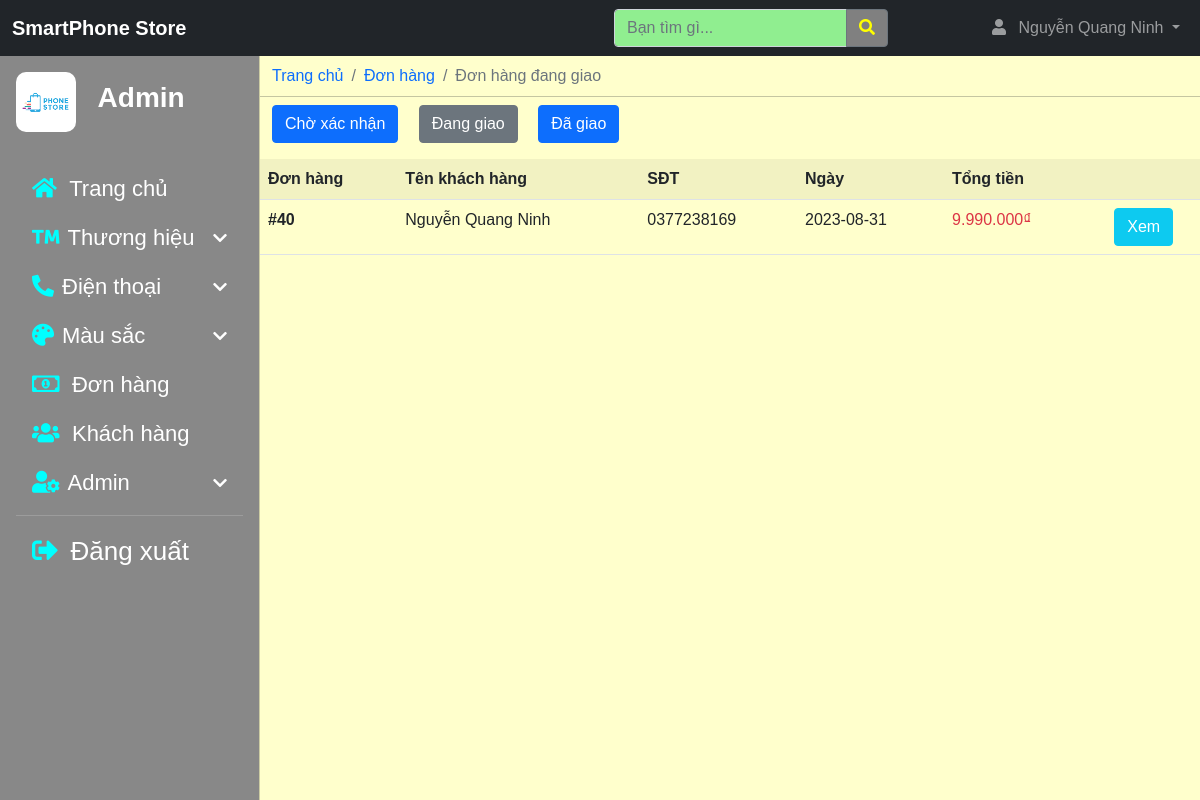
Screenshot of /administrator/index.php?delivering_orders (signed in) with the database file from the repository.
### tables this page shows
CREATE TABLE `customer_orders` (
  `order_id` int(10) NOT NULL COMMENT 'mã order',
  `customer_id` int(10) NOT NULL,
  `total_price` int(50) NOT NULL,
  `order_date` date NOT NULL,
  `status` text NOT NULL,
  `order_no` int(10) NOT NULL,
  `receiver` varchar(255) NOT NULL,
  `receiver_sex` varchar(10) NOT NULL,
  `receiver_phone` varchar(255) NOT NULL,
  `delivery_location` text NOT NULL,
  `payment_type` varchar(500) NOT NULL,
  `received_date` date NOT NULL
);

CREATE TABLE `customer` (
  `customer_id` int(11) NOT NULL,
  `customer_name` varchar(255) NOT NULL,
  `customer_sex` varchar(50) NOT NULL,
  `customer_email` varchar(255) NOT NULL,
  `customer_phone` text NOT NULL,
  `customer_address` text NOT NULL,
  `customer_user_name` text NOT NULL,
  `customer_password` int(11) NOT NULL,
  `customer_img` text NOT NULL,
  `account_status` varchar(255) NOT NULL
);

### administrator/functions/functions.php (called while the page is built)
<?php
if (!function_exists('currency_format')) {
    function currency_format($number, $suffix = '₫') {
        if (!empty($number)) {
            return number_format($number, 0, ',', '.') . "{$suffix}";
        }
    }
  }
?>

### administrator/delivering_orders.php (the view)
<div class="row">
    <div class="col-md-12">
        <nav aria-label="breadcrumb">
            <ol class="breadcrumb">
            <li class="breadcrumb-item"><a class="breadcrumb-link" href="index.php?dashboard">Trang chủ</a></li>
              <li class="breadcrumb-item"><a class="breadcrumb-link" href="index.php?pending_orders">Đơn hàng</a></li>
              <li class="breadcrumb-item active" aria-current="page">Đơn hàng đang giao</li>
            </ol>
          </nav>
    </div>
    <hr class="dropdown-divider">
    <p>
        <a href="index.php?pending_orders" class = "btn btn-primary text-white me-3">Chờ xác nhận</a>
        <a href="" class = "btn btn-secondary text-white me-3">Đang giao</a>
        <a href="index.php?delivered_orders" class = "btn btn-primary text-white me-3">Đã giao</a>
    </p>
    <table class="table table-striped table-hover">
    <tr>
        <th scope="col">Đơn hàng</th>
        <th scope="col">Tên khách hàng</th>
        <th scope="col">SĐT</th>
        <th scope="col">Ngày</th>
        <th scope="col">Tổng tiền</th>
        <th scope="col"></th>
    </tr>
    <?php
        $get_pending_orders = "select * from customer_orders where status = 'Đang giao'";
        $run_pending_orders = mysqli_query($conn, $get_pending_orders);
        while($row_pending_orders = mysqli_fetch_array($run_pending_orders)){
            $order_id = $row_pending_orders['order_id'];
            $customer_id = $row_pending_orders['customer_id'];
            $order_date = $row_pending_orders['order_date'];
            $total_price = $row_pending_orders['total_price'];
            $total_price_format = currency_format($total_price);
            $get_customer = "select * from customer where customer_id = '$customer_id'";
            $run_customer = mysqli_query($conn, $get_customer);
            $row_customer = mysqli_fetch_array($run_customer);
            $customer_name = $row_customer['customer_name'];
            $customer_phone = $row_customer['customer_phone'];
    ?>
    <tr>
        <th scope="row">#<?php echo $order_id; ?></th>
        <td><?php echo $customer_name ?></td>
        <td><?php echo $customer_phone ?></td>
        <td><?php echo $order_date ?></td>
        <td class="text-danger"><?php echo $total_price_format ?></td>
        <td class="text-center"><a href="index.php?order_info=<?php echo $order_id; ?>" class="btn btn-info text-white">Xem</td>
    </tr>
    <?php
        }
    ?>
    </table>
</div>

### administrator/css/index.css (style rules this page uses)
body { margin: 0; padding: 0; font-family: Arial, Helvetica, sans-serif; }
@media (min-width:992px) { body { overflow: auto !important; } }

### administrator/css/product_add.css (style rules this page uses)
.breadcrumb { margin: 0; }
.breadcrumb-link { text-decoration: none; }

### rows the page displays
customer_orders: order_id "40", customer.customer_name "Nguyễn Quang Ninh", customer.customer_phone "0377238169", order_date "2023-08-31", total_price "9.990.000₫"

### other values shown
$admin_name "Nguyễn Quang Ninh"
